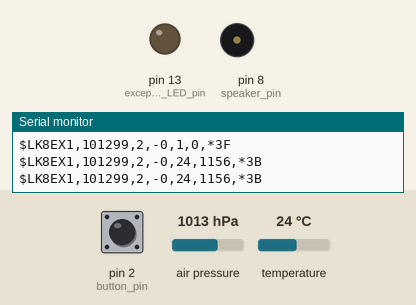
This sketch was run on a simulated Arduino Nano, built with avr-gcc and run on an emulated ATmega328P. Parts: output pins drawn as LEDs (lit = HIGH), buzzer (waves = sounding), the last lines printed to the serial monitor. The inputs (shaded band) are chosen by the test bench; at power-on: air pressure 1013 hPa, temperature 24 °C, pin 2 (button_pin) HIGH. Sleep ends after the set time or at an interrupt; EEPROM starts erased.

Above: at 1.7 s.
1.8 s: air pressure set to 1000 hPa
3.6 s: temperature set to 41 °C
6.3 s: pin 2 (button_pin) pulled LOW for 3.2 s
At 9.63 s:
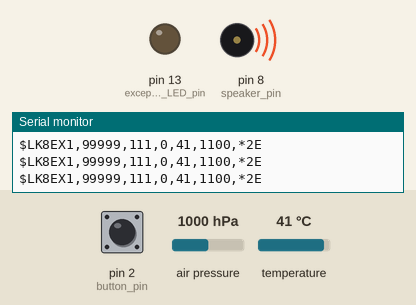
Timing chart, 0 to 11.2 s (numbered marks = the images above; inputs shaded):
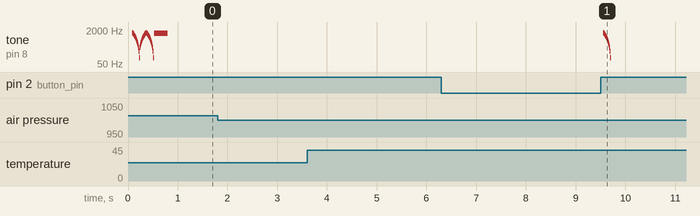

The sketch:

SimpleBTVario.ino
```cpp
// (licence header left out)
#include <EEPROM.h>
#include <Wire.h>                      //i2c library
#include <MS5611.h>                    //MS5611 library, download from url link (1)
#if defined(ARDUINO_SAMD_ZERO)
#include <avr/dtostrf.h>                //we need that to use dtostrf() and convert float to string
#else
#include <stdlib.h>                     //we need that to use dtostrf() and convert float to string
#include <avr/sleep.h>
#endif

#define xstr(a) str(a)
#define str(a) #a

/////////////////////////////////////////
///////////////////////////////////////// variables that You can test and try
short speaker_pin = 8;                //arduino speaker output
short button_pin = 2;                //power off button
#define VARIO_VERSION 1.0
#define SAMPLES_ARR 6                  //define moving average filter array size (2->30), more means vario is less sensitive and slower
#define UART_SPEED 9600                //define serial transmision speed (9600,19200, etc...)
//#define BLINK_LED                      //if we blink led at battery reading
#define PERIOD_NMEA  333               //period for sending LK8000 sentences
#define PERIOD_BAT  1000               //period for checking battery level
#define VBATPIN A7                     //M0 VBat reading pin
/////////////////////////////////////////
/////////////////////////////////////////
//BMP085   bmp085 = BMP085();            //set up bmp085 sensor
MS5611 ms5611;
double     Temperature = 0.0f;
long     Pressure = 101325;
float    Altitude;
unsigned long     average_pressure;
int      Battery_Vcc = 0;             //variable to hold the value of Vcc from battery
const float P0 = 101325;              //Pressure at sea level (Pa)
const float InternalReferenceVoltage = 1.103; // as measured on my 3.3V arduino
//unsigned long get_time1 = millis();
unsigned long get_time2 = millis() + PERIOD_BAT;
unsigned long get_time3 = millis() + PERIOD_NMEA;
#ifdef BLINK_LED
boolean  light_on = false;
#endif
boolean  thermalling = false;
int      my_temperature = 1;
char     altitude_arr[6];            //wee need this array to translate float to string
char     vario_arr[5];               //wee need this array to translate float to string
int      samples = 40;
int      maxsamples = 50;
float    alt[51];
float    tim[51];
float    beep;
float    Beep_period;
float tempo;
float vario;
float N1;
float N2;
float N3;
float D1;
float D2;
static unsigned long k[SAMPLES_ARR];
static unsigned long battper[SAMPLES_ARR];
char serrecv, serbuff[32], *serptr = (serbuff + sizeof(serbuff));
int buttonState = LOW, lastButtonState = LOW;         // variable for reading the pushbutton status
unsigned long lastDebounceTime = 0;  // the last time the output pin was toggled
unsigned long debounceDelay = 50;    // the debounce time; increase if the output flickers

enum TYPE_BT_SENTENCES
{
  LK8000,
  LXNAV
};
typedef struct
{
  char signature[11] = "BTVARIO" xstr(VARIO_VERSION);
  float p0 = 101325;              //Pressure at sea level (Pa)
  TYPE_BT_SENTENCES type_sentences = TYPE_BT_SENTENCES::LK8000;
  float vario_climb_rate_start = 0.4;    //minimum climb beeping value(ex. start climbing beeping at 0.4m/s)
  float vario_sink_rate_start = -200.0;    //maximum sink beeping value (ex. start sink beep at -1.1m/s)
} SETTINGS;
SETTINGS settings;

bool debounce(int pin, int *state, int *laststate, byte aimstate = HIGH);

template <typename T> unsigned long Averaging_Filter(unsigned long* values, T input) // moving average filter function
{
  unsigned long sum = 0;
  for (int i = 0; i < SAMPLES_ARR; i++)
  {
    values[i] = values[i + 1];
  }
  values[SAMPLES_ARR - 1] = input;
  for (int i = 0; i < SAMPLES_ARR; i++)
  {
    sum += values[i];
  }
  return ( sum / SAMPLES_ARR ) ;
}

void play_melody(bool intro = true)                 //play welcome beep after turning on arduino vario
{
  if (intro)
  {
    for (int aa = 300; aa <= 1500; aa = aa + 100)
    {
      tone(speaker_pin, aa, 20);            // play beep on pin 8 (note,duration)
      delay(10);
    }
  }
  for (int aa = 1500; aa >= 100; aa = aa - 100)
  {
    tone(speaker_pin, aa, 20);            // play beep on pin 8 (note,duration)
    delay(10);
  }
}

float readVcc()                         // function to read battery value
{
#if defined(ARDUINO_SAMD_ZERO)
  float measuredvbat = analogRead(VBATPIN);
  measuredvbat *= 2;    // we divided by 2, so multiply back
  measuredvbat *= 3.3f;  // Multiply by 3.3V, our reference voltage
  measuredvbat /= 1024; // convert to V
  //Serial.print("VBat: " ); Serial.print(measuredvbat); Serial.println(" V");
#else
  ADCSRA =  bit (ADEN);   // turn ADC on
  ADCSRA |= bit (ADPS0) |  bit (ADPS1) | bit (ADPS2);  // Prescaler of 128
  ADMUX = bit (REFS0) | bit (MUX3) | bit (MUX2) | bit (MUX1);

  delay (10);  // let it stabilize

  bitSet (ADCSRA, ADSC);  // start a conversion
  while (bit_is_set(ADCSRA, ADSC));

  return InternalReferenceVoltage / float (ADC + 0.5f) * 1024.0f;
#endif
}

#if !defined(ARDUINO_SAMD_ZERO)
bool awakening = true;
void goToSleep()         // sleep µP if pin 2 turn from LOW to HIGH
{
  byte adcsra, mcucr1, mcucr2;
  play_melody(false);
  delay(250);
  makePinsInput();
  sleep_enable();
  set_sleep_mode(SLEEP_MODE_PWR_DOWN);
  EIMSK = _BV(INT0);             //enable INT0
  adcsra = ADCSRA;               //save the ADC Control and Status Register A
  ADCSRA = 0;                    //disable ADC
  cli();
  mcucr1 = MCUCR | _BV(BODS) | _BV(BODSE);  //turn off the brown-out detector
  mcucr2 = mcucr1 & ~_BV(BODSE);
  MCUCR = mcucr1;                //timed sequence
  MCUCR = mcucr2;                //BODS stays active for 3 cycles, sleep instruction must be executed while it's active
  sei();                         //ensure interrupts enabled so we can wake up again
  sleep_cpu();                   //go to sleep
  sleep_disable();               //wake up here
  ADCSRA = adcsra;               //restore ADCSRA
  makePinsInput();
  play_melody(true);
}

ISR(INT0_vect)         // wake up interrupt
{
  EIMSK = 0;                     //disable interrupts (only need one to wake up)
  awakening = true;
}

void makePinsInput(void)     //make all pins input pins with pullup resistors to minimize power consumption
{
  for (byte i=0; i<20; i++) {
    pinMode(i, INPUT_PULLUP);
  }
//#ifdef BLINK_LED   // if the led isn't removed from the pcb, it is lit but dimmed by the internal pull up resistor
  pinMode(LED_BUILTIN, OUTPUT);          //except the LED pin
  digitalWrite(LED_BUILTIN, LOW);
//#endif
}
#endif // !defined(ARDUINO_SAMD_ZERO)

double getPressure(double altitude, double sealevelpressure)       // calculate pressure from given altitude and pressure at sea level
{
  return sealevelpressure * pow(1-altitude/44330.0f, 1.0f/0.1902949f);
}

void ParseCommand()        // parse simple NMEA-like commands
{
  serrecv = Serial.read();
  // reinit serbuff/serptr
  if (serptr >= (serbuff + sizeof(serbuff)))
  {
    serptr = &serbuff[sizeof(serbuff)];
    do
      *(--serptr) = 0;
    while (serptr > serbuff);
    if (serrecv == 0x0D || serrecv == 0x0A)
      return;
  }
  switch (serrecv)
  {
    case 0x0D:
    case 0x0A:
    if (strncmp(serbuff, "$HELP", 5) == 0)
    {
      Serial.println(F("\"$RESET\" : reset all settings"));
      Serial.println(F("\"$ALTI=450\" : set the current altitude to 450m"));
      Serial.println(F("\"$BTMODE=LXNAV\" : set the bluetooth sentences to LXNAV mode"));
      Serial.println(F("                           Supported values :"));
      Serial.println(F("                             - LXNAV"));
      Serial.println(F("                             - LK8000"));
      Serial.println(F("\"$VTMIN=-1.1\" : set the vario sink treshold"));
      Serial.println(F("\"$VTMAX=0.4\" : set the vario climb treshold"));
    }
    else if (strncmp(serbuff, "$RESET", 6) == 0)
    {
      settings.type_sentences = TYPE_BT_SENTENCES::LK8000;
      settings.p0 = P0;
      saveConf();
    }
    else if (strncmp(serbuff, "$ALTI=", 6) == 0)
    {
      settings.p0 = ms5611.getSeaLevel(ms5611.readPressure(true), (float)atoi(serbuff + 6));
      saveConf();
    }
    else if (strncmp(serbuff, "$VTMIN=", 7) == 0)
    {
      settings.vario_sink_rate_start = (float)atof(serbuff + 7);
      saveConf();
    }
    else if (strncmp(serbuff, "$VTMAX=", 7) == 0)
    {
      settings.vario_climb_rate_start = (float)atof(serbuff + 7);
      saveConf();
    }
    else if (strncmp(serbuff, "$BTMODE=", 8) == 0)
    {
      if (strncmp(serbuff + 8, "LK8000", 6) == 0)
      {
        settings.type_sentences = TYPE_BT_SENTENCES::LK8000;
        saveConf();
      }
      else if (strncmp(serbuff + 8, "LXNAV", 5) == 0)
      {
        settings.type_sentences = TYPE_BT_SENTENCES::LXNAV;
        saveConf();
      }
    }
    serptr = (serbuff + sizeof(serbuff)); // reinit à la prochain iteration
    break;
    case '$':
    serptr = serbuff;
    default:
    *(serptr++) = serrecv;
    break;
  }
}

bool debounce(int pin, int *state, int *laststate, byte aimstate = HIGH)      // debounce button input
{
  bool result = false;
  int reading = digitalRead(pin);
  if (reading != *laststate) {
    // reset the debouncing timer
    lastDebounceTime = millis();
  }
  if ((millis() - lastDebounceTime) > debounceDelay) {
    // whatever the reading is at, it's been there for longer than the debounce
    // delay, so take it as the actual current state:

    // if the button state has changed:
    if (reading != *state) {
      *state = reading;

      if (*state == aimstate)
        result = true;
    }
  }
  *laststate = reading;
  return result;
}

void saveConf()       // save conf in EEPROM
{
  EEPROM.put(0, settings);
  play_melody(false);
}

void loadConf()       // read conf from EEPROM
{
  for (int i=0; i<sizeof(settings.signature); i++)
  {
    if ((char)EEPROM.read(i) != settings.signature[i])
    {
      saveConf();   // if invalid signature, clear EEPROM
      break;
    }
  }
  EEPROM.get(0, settings);
}

void setup()                // setup() function to setup all necessary parameters before we go to endless loop() function
{
#if !defined(ARDUINO_SAMD_ZERO)
  makePinsInput();
  EICRA = 0x00;                  //configure INT0 to trigger on low level
#endif // !defined(ARDUINO_SAMD_ZERO)
  Serial.begin(UART_SPEED);       // set up arduino serial port
  Wire.begin();             // lets init i2c protocol
  while(!ms5611.begin())
  {
    //Serial.println("Could not find a valid MS5611 sensor, check wiring!");
    for (int i=0; i<10; i++)
    {
      digitalWrite(LED_BUILTIN, HIGH);
      delay(150);
      digitalWrite(LED_BUILTIN, LOW);
      delay(150);
    }
  }

  loadConf();         //load conf from EEPROM
  play_melody();      //everything is ready, play "welcome" sound
}

void loop(void)
{
  tempo = millis();
  vario = 0;
  N1 = 0;
  N2 = 0;
  N3 = 0;
  D1 = 0;
  D2 = 0;

  Altitude = ms5611.getAltitude(ms5611.readPressure(true), settings.p0); //take new altitude in meters
  Pressure = getPressure(Altitude, P0); // get back pressure possibly compensated with settings.p0
  average_pressure = Averaging_Filter(k, (unsigned long)Pressure); // take average (used for LK8000)

  for(int cc = 1; cc <= maxsamples; cc++)                              //samples averaging and vario algorithm
  {
    alt[(cc - 1)] = alt[cc];
    tim[(cc - 1)] = tim[cc];
  };
  alt[maxsamples] = Altitude;
  tim[maxsamples] = tempo;
  float stime = tim[maxsamples - samples];
  for(int cc = (maxsamples - samples); cc < maxsamples; cc++)
  {
    N1 += (tim[cc] - stime) * alt[cc];
    N2 += (tim[cc] - stime);
    N3 += (alt[cc]);
    D1 += (tim[cc] - stime) * (tim[cc] - stime);
    D2 += (tim[cc] - stime);
  };

  vario = 1000 * ((samples * N1) - N2 * N3) / (samples * D1 - D2 * D2);
  if ((tempo - beep) > Beep_period)                      // make some beep
  {
    beep = tempo;

    if ((vario < 0 ) && (thermalling == true))     //looks like we jump out the thermall
    {
      //Beep_period=1000;
      //tone(speaker_pin,50, 500); //oo, we lost thermall play alarm
      thermalling = false;
    }
    else if ((vario > settings.vario_climb_rate_start || vario < settings.vario_sink_rate_start) && vario < 15 )
    {
      thermalling = true;
      Beep_period = min(1000, 350 - (vario * 5));
      tone(speaker_pin, max(100, (1000 + (100 * vario))), min(1000, 300 - (vario * 5))); //when climbing make faster and shorter beeps
    }
    // stationnary sinking sound
    /*else if (vario < settings.vario_sink_rate_start && vario > -10)
    {
      thermalling = false;
      Beep_period = 200;
      tone(speaker_pin, 300, 340);
    }*/
  }

  if (millis() >= get_time2)    //every second get temperature and battery level
  {
    Temperature = ms5611.readTemperature(); // get temperature in celsius from time to time, we have to divide that by 10 to get XY.Z
    my_temperature = Temperature;
    Battery_Vcc = min(1100, 1000 + max(0, Averaging_Filter(battper, (readVcc() - 3.6f) / 0.006f))); // get voltage and prepare in percentage (3.6V => 0%, 4.2V => 100%)
    get_time2 = millis() + PERIOD_BAT;
#ifdef BLINK_LED
    // blink the led
    light_on = !light_on;
    digitalWrite(LED_BUILTIN, light_on ? HIGH : LOW);
#endif
  }

  if (millis() >= get_time3)     //every 1/3 second send NMEA output over serial port
  {
    String str_out;
    if (settings.type_sentences == TYPE_BT_SENTENCES::LXNAV)
    {
      //creating now NMEA serial output for LXNAV. LXWP0 sentence format:
      //$LXWP0,logger_stored, airspeed, airaltitude,v1[0],v1[1],v1[2],v1[3],v1[4],v1[5], hdg, windspeed*CS<CR><LF>
      // 0 loger_stored : [Y|N] (not used in LX1600)
      // 1 IAS [km/h] ----> Condor uses TAS!
      // 2 baroaltitude [m]
      // 3-8 vario values [m/s] (last 6 measurements in last second)
      // 9 heading of plane (not used in LX1600)
      // 10 windcourse [deg] (not used in LX1600)
      // 11 windspeed [km/h] (not used in LX1600)
      // $LXWP0,Y,222.3,1665.5,1.71,,,,,,239,174,10.1
      str_out = String("LXWP0" + String(",Y,,") + String(dtostrf(Altitude, 0, 0, altitude_arr)) + String(",")
       + String(dtostrf((vario), 0, 3, vario_arr)) + String(",,,,,,,,"));
    }
    else
    {
      //creating now NMEA serial output for LK8000. LK8EX1 protocol format:
      //$LK8EX1,pressure,altitude,vario,temperature,battery,*checksum
      str_out = String("LK8EX1" + String(",") + String(average_pressure, DEC) + String(",") + String(dtostrf(Altitude, 0, 0, altitude_arr)) + String(",") +
                String(dtostrf((vario * 100), 0, 0, vario_arr)) + String(",") + String(my_temperature, DEC) + String(",") + String(Battery_Vcc, DEC) + String(","));
    }
    unsigned int checksum_end, ai, bi;                                               // Calculating checksum for data string
    for (checksum_end = 0, ai = 0; ai < str_out.length(); ai++)
    {
      bi = (unsigned char)str_out[ai];
      checksum_end ^= bi;
    }
    Serial.print("$");                     //print first sign of NMEA protocol
    Serial.print(str_out);                 // print data string
    Serial.print("*");                     //end of protocol string
    Serial.println(checksum_end, HEX);     //print calculated checksum on the end of the string in HEX
    get_time3 = millis() + PERIOD_NMEA;
  }

  if (Serial.available())
    ParseCommand();          //parse commands from user

#if !defined(ARDUINO_SAMD_ZERO)
  // is button is released, power off the µc
  if (debounce(button_pin, &buttonState, &lastButtonState, HIGH))
  {
    if (awakening)
      awakening = false;
    else
      goToSleep();
  }
#endif // !defined(ARDUINO_SAMD_ZERO)
}
//The End
```

Measured:
- after the input at 6.3 s, tone on pin 8 (speaker_pin): plays 1500 Hz for 0.01 s, 1400 Hz for 0.01 s, 1300 Hz for 0.01 s, 1200 Hz for 0.01 s, 1100 Hz for 0.01 s, 1000 Hz for 0.01 s … (15 notes in this stretch), starting after 3.3 s
- by itself, tone on pin 8 (speaker_pin): plays 1500 Hz for 0.01 s, 1400 Hz for 0.01 s, 1300 Hz for 0.01 s, 1200 Hz for 0.01 s, 1100 Hz for 0.01 s, 1000 Hz for 0.01 s … (43 notes in this stretch)
